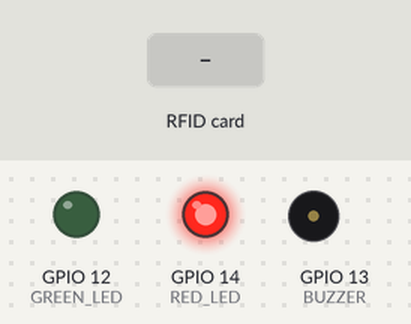
Simulated run of this sketch. Board: ESP32. Parts: output pins drawn as LEDs (lit = HIGH), buzzer (waves = sounding, pin HIGH). Dashed ring = blinking. The test bench sets the inputs (shaded band). WiFi joins after 1.5 s; servers stay silent unless stated; uploads are accepted with an empty reply; what the sketch prints to the serial monitor is not drawn.

Above: at 0.1 s.
At 3.3 s:
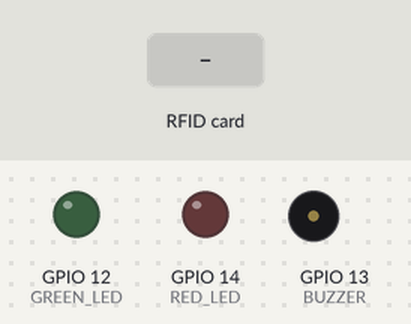
3.4 s: RFID card 5E 7A 19 C4 held to the reader
At 3.79 s:
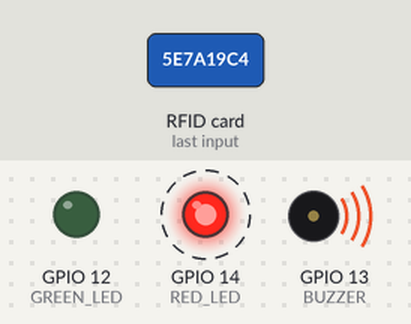
Timing chart, 0 to 6.4 s (numbered marks = the images above; inputs shaded):
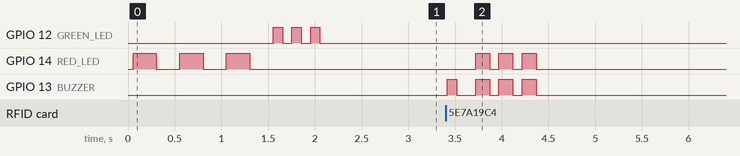

The sketch:

esp32_rfid.ino
```cpp
/**
 * ESP32 RFID Attendance Authentication Client
 *
 * Hardware Connections:
 * RFID Reader RC522:
 *   - SDA (SS) -> GPIO 5
 *   - SCK      -> GPIO 18
 *   - MOSI     -> GPIO 23
 *   - MISO     -> GPIO 19
 *   - RST      -> GPIO 22
 *   - GND      -> GND
 *   - 3.3V     -> 3.3V
 *
 * LED Indicators & Alert Buzzer:
 *   - Green LED -> GPIO 12 (Attendance Success)
 *   - Red LED   -> GPIO 14 (Authentication Error/Denied)
 *   - Buzzer    -> GPIO 13 (Acoustic beep feedback)
 */

#include <WiFi.h>
#include <HTTPClient.h>
#include <SPI.h>
#include <MFRC522.h>
#include <ArduinoJson.h> // Library: ArduinoJson by Benoit Blanchon (version 6+)

// WiFi Network Credentials
const char* ssid = "YOUR_WIFI_SSID";
const char* password = "YOUR_WIFI_PASSWORD";

// Server API Configuration
// Replace with your local XAMPP host server IP (e.g. "192.168.1.100")
const char* serverIp = "192.168.1.100";
const char* swipeApiUrl = "http://192.168.1.100/esp32-rfid-attendance/api/rfid_swipe.php";
const char* statusApiUrl = "http://192.168.1.100/esp32-rfid-attendance/api/check_status.php";
const char* apiKey = "ESP32_SECURE_RFID_ATTENDANCE_API_KEY_2026";

// Hardware Pins
#define SS_PIN    5
#define RST_PIN   22
#define GREEN_LED 12
#define RED_LED   14
#define BUZZER    13

// MFRC522 Instance
MFRC522 mfrc522(SS_PIN, RST_PIN);

void setup() {
  Serial.begin(115200);

  // Initialize Pins
  pinMode(GREEN_LED, OUTPUT);
  pinMode(RED_LED, OUTPUT);
  pinMode(BUZZER, OUTPUT);

  digitalWrite(GREEN_LED, LOW);
  digitalWrite(RED_LED, LOW);
  digitalWrite(BUZZER, LOW);

  // Initialize SPI Bus & MFRC522 Reader
  SPI.begin();
  mfrc522.PCD_Init();
  Serial.println("RC522 RFID Reader initialized successfully.");

  // Connect to Wi-Fi
  connectWiFi();
}

void loop() {
  // Check WiFi Connection, reconnect if lost
  if (WiFi.status() != WL_CONNECTED) {
    connectWiFi();
  }

  // Look for new RFID card tag swipes
  if (!mfrc522.PICC_IsNewCardPresent()) {
    return;
  }
  if (!mfrc522.PICC_ReadCardSerial()) {
    return;
  }

  // Read card UID
  Serial.print("RFID Card Detected. UID: ");
  String uidString = "";
  for (byte i = 0; i < mfrc522.uid.size; i++) {
    uidString += String(mfrc522.uid.uidByte[i] < 0x10 ? "0" : "");
    uidString += String(mfrc522.uid.uidByte[i], HEX);
    if (i < mfrc522.uid.size - 1) {
      uidString += "-";
    }
  }
  uidString.toUpperCase();
  Serial.println(uidString);

  // Sound short buzzer chirp to confirm card read
  beepBuzzer(100);

  // Trigger registration to API backend
  registerRfidSwipe(uidString);

  // Halt PICC
  mfrc522.PICC_HaltA();
  // Stop encryption on PCD
  mfrc522.PCD_StopCrypto1();

  delay(1000); // Debounce delay
}

// Connect to WiFi network helper
void connectWiFi() {
  Serial.print("Connecting to Wi-Fi: ");
  Serial.println(ssid);

  WiFi.begin(ssid, password);

  // Blink RED LED slowly while connecting
  while (WiFi.status() != WL_CONNECTED) {
    digitalWrite(RED_LED, HIGH);
    delay(250);
    digitalWrite(RED_LED, LOW);
    delay(250);
    Serial.print(".");
  }

  Serial.println("\nWiFi Connected successfully.");
  Serial.print("Local IP Address: ");
  Serial.println(WiFi.localIP());

  // Flash GREEN LED 3 times to indicate network setup success
  for (int i = 0; i < 3; i++) {
    digitalWrite(GREEN_LED, HIGH);
    delay(100);
    digitalWrite(GREEN_LED, LOW);
    delay(100);
  }
}

// Sound buzzer helper
void beepBuzzer(int durationMs) {
  digitalWrite(BUZZER, HIGH);
  delay(durationMs);
  digitalWrite(BUZZER, LOW);
}

// Register Swipe request via REST API
void registerRfidSwipe(String uid) {
  HTTPClient http;
  http.begin(swipeApiUrl);
  http.addHeader("Content-Type", "application/json");
  http.addHeader("X-API-Key", apiKey);

  // Prepare JSON body using ArduinoJson
  StaticJsonDocument<200> doc;
  doc["uid"] = uid;
  String requestBody;
  serializeJson(doc, requestBody);

  Serial.println("Registering swipe on server...");
  int httpResponseCode = http.POST(requestBody);

  if (httpResponseCode > 0) {
    String response = http.getString();
    Serial.println("Response: " + response);

    StaticJsonDocument<500> resDoc;
    DeserializationError error = deserializeJson(resDoc, response);

    if (!error) {
      String status = resDoc["status"];

      if (status == "pending") {
        int transactionId = resDoc["transaction_id"];
        String phone = resDoc["phone"];
        String name = resDoc["name"];

        Serial.printf("Swipe logged for %s. Awaiting SMS OTP verification for %s...\n", name.c_str(), phone.c_str());

        // Enter polling loop to wait for OTP verification completion
        awaitOtpVerification(transactionId);
      }
      else if (status == "already_marked") {
        Serial.println("Attendance already logged for today.");
        // Double chirp buzzer & green light pulse
        digitalWrite(GREEN_LED, HIGH);
        beepBuzzer(150); delay(100); beepBuzzer(150);
        digitalWrite(GREEN_LED, LOW);
      }
      else {
        String msg = resDoc["message"];
        Serial.println("Server Error: " + msg);
        showFailureFeedback();
      }
    } else {
      Serial.println("JSON parse error.");
      showFailureFeedback();
    }
  } else {
    Serial.print("HTTP POST error: ");
    Serial.println(httpResponseCode);
    showFailureFeedback();
  }

  http.end();
}

// Polling status loop waiting for OTP check-in verification
void awaitOtpVerification(int transactionId) {
  unsigned long startMillis = millis();
  const unsigned long timeoutMs = 90000; // 90 seconds timeout (generous window for entering OTP)
  bool verified = false;

  // Blink Green LED slowly while awaiting verification
  while (millis() - startMillis < timeoutMs) {
    digitalWrite(GREEN_LED, HIGH);
    delay(200);
    digitalWrite(GREEN_LED, LOW);

    // Poll the status API
    HTTPClient http;
    String pollUrl = String(statusApiUrl) + "?transaction_id=" + String(transactionId);
    http.begin(pollUrl);

    int httpResponseCode = http.GET();
    if (httpResponseCode == 200) {
      String response = http.getString();
      StaticJsonDocument<200> resDoc;
      deserializeJson(resDoc, response);

      String status = resDoc["status"];

      if (status == "verified") {
        Serial.printf("Attendance confirmed for user: %s!\n", resDoc["user"].as<String>().c_str());
        verified = true;
        http.end();
        break;
      }
      else if (status == "expired") {
        Serial.println("OTP code session expired.");
        http.end();
        break;
      }
    }
    http.end();

    delay(1800); // Poll roughly every 2 seconds (combining with the LED delay)
  }

  if (verified) {
    showSuccessFeedback();
  } else {
    Serial.println("OTP verification timed out or was rejected.");
    showFailureFeedback();
  }
}

// Attendance Success feedback loop
void showSuccessFeedback() {
  digitalWrite(GREEN_LED, HIGH);
  digitalWrite(RED_LED, LOW);

  // Sound buzzer with a long pleasant beep
  digitalWrite(BUZZER, HIGH);
  delay(600);
  digitalWrite(BUZZER, LOW);

  delay(1500);
  digitalWrite(GREEN_LED, LOW);
}

// Attendance Failure feedback loop
void showFailureFeedback() {
  digitalWrite(GREEN_LED, LOW);

  // Blink RED LED and chirp buzzer rapidly 3 times
  for (int i = 0; i < 3; i++) {
    digitalWrite(RED_LED, HIGH);
    digitalWrite(BUZZER, HIGH);
    delay(150);
    digitalWrite(RED_LED, LOW);
    digitalWrite(BUZZER, LOW);
    delay(100);
  }
}
```

Measured:
- after the input at 3.4 s, GPIO 14 (RED_LED): alternates HIGH for 0.15 s and LOW for 0.10 s, 6 changes in all, then stays LOW, starting after 0.32 s; GPIO 13 (BUZZER): LOW → HIGH at once, → LOW 0.10 s later, → HIGH 0.20 s later, → LOW 0.15 s later, … (8 changes in this stretch)
